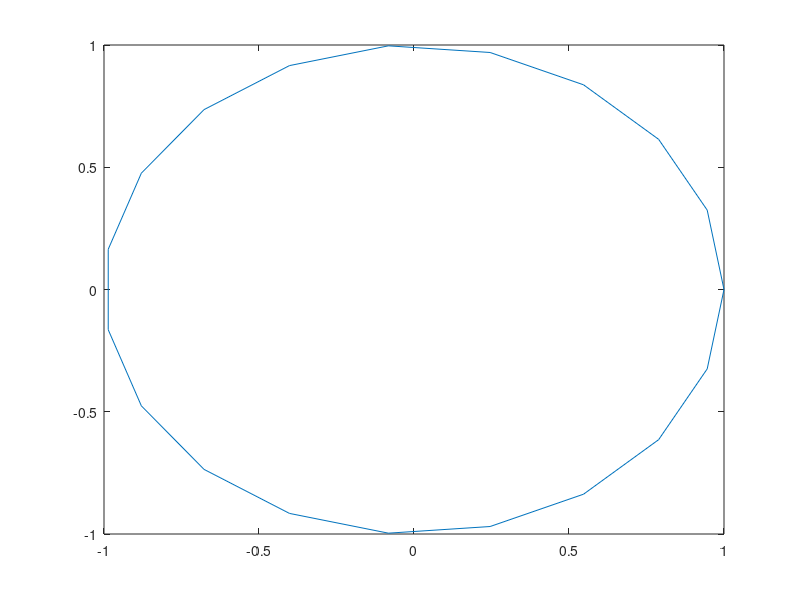

The MATLAB source for this figure:
function [h,xdata,ydata] = draw_circle(varargin)
%
% [h,xdata,ydata] = DRAW_CIRCLE()
%  Draws a circle with the following default options
%   center = 0
%   radius = 1
%   N = 20 % Number of points
%   initialAngle = 0
%   finalAngle = 2*pi
%  Returns the handle h to the line and the (xdata,ydata) of each point in
%  the circle
%
% DRAW_CIRCLE('option_name',option_value)
%  The function accepts any number of pairs of option_name and option_value 
%  to change the default behavior
% 
% Author: Pedro Casau
%
    tti = 0;
    ttf = 2*pi;
    N = 20;
    c = zeros(2,1);
    r = 1;
    marker = 'none';
    arrow = 0;
    if mod(nargin,2) ~= 0 
        ME = MException('draw_circle:input','DRAW_CIRCLE requires pairwise inputs.');
        throw(ME);
    end
    for I = 1:2:nargin
        switch varargin{I}
            case 'center'
                c = varargin{I+1};
            case 'radius'
                r = varargin{I+1};
            case 'N'
                N = varargin{I+1};
            case 'initialAngle'
                tti = varargin{I+1};
            case 'finalAngle'
                ttf = varargin{I+1};
            case 'Marker'
                marker = varargin{I+1};
            case 'Arrow'
                arrow = varargin{I+1};
        end
    end
    tt = linspace(tti,ttf,N);
    xdata = c(1)+r*cos(tt);
    ydata = c(2)+r*sin(tt);
    h = plot(xdata,ydata,'Marker',marker);
    color = get(h,'color');
    if arrow 
        line([xdata(end-1)+0.1*r*(xdata(end-1)-c(1)),xdata(end-1)-0.1*r*(xdata(end-1)-c(1));
              xdata(end),                     xdata(end)],...
              [ydata(end-1)+0.1*r*(ydata(end-1)-c(2)),ydata(end-1)-0.1*r*(ydata(end-1)-c(2));
              ydata(end),                     ydata(end)],...
              'color',color);
    end
              
        